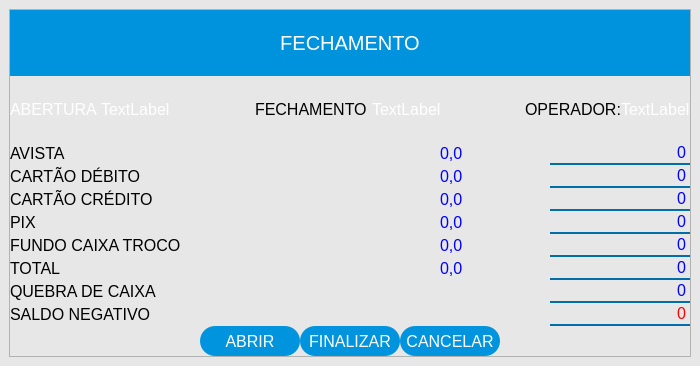
<?xml version="1.0" encoding="UTF-8"?>
<ui version="4.0">
 <class>MainWindow</class>
 <widget class="QMainWindow" name="MainWindow">
  <property name="geometry">
   <rect>
    <x>0</x>
    <y>0</y>
    <width>700</width>
    <height>366</height>
   </rect>
  </property>
  <property name="minimumSize">
   <size>
    <width>700</width>
    <height>366</height>
   </size>
  </property>
  <property name="maximumSize">
   <size>
    <width>700</width>
    <height>366</height>
   </size>
  </property>
  <property name="windowTitle">
   <string>FECHAMENTO</string>
  </property>
  <property name="styleSheet">
   <string notr="true">background-color: rgb(231, 231, 231);</string>
  </property>
  <widget class="QWidget" name="centralwidget">
   <layout class="QGridLayout" name="gridLayout">
    <item row="0" column="0">
     <widget class="QFrame" name="frm_fecha">
      <property name="styleSheet">
       <string notr="true">background-color: rgb(231, 231, 231);
QFrame{

}
QLabel{

background-color: #000000ff;
color: rgb(255, 255, 255);

}
QLineEdit{
border: 0px;
color: rgb(255, 255, 255);
border-bottom: 2px solid  rgb(0, 111, 167);

}
QPushButton{
background-color: rgb(0, 32, 49);
border-radius: 15px;
color: rgb(255, 255, 255);
font: 77 10pt &quot;Arial Black&quot;;
}
QPushButton:hover{
background-color:white;
border-radius: 15px;
color: rgb(0, 0, 0);
font: 77 10pt &quot;Arial Black&quot;;
}
QTableWidget{
background-color: rgb(255, 255, 255);
color: rgb(0, 0, 0);
gridline-color: rgb(0, 111, 167);

color: #000000;
}
QHeaderView::section{
background-color: rgb(0, 111, 167);
border: 1px solid rgb(0, 0, 0);

}
QTableWidget QTableCornerButton::section{
background-color: rgb(0, 0, 0);
border: 1px solid rgb(0,111, 167);
}</string>
      </property>
      <property name="frameShape">
       <enum>QFrame::StyledPanel</enum>
      </property>
      <property name="frameShadow">
       <enum>QFrame::Raised</enum>
      </property>
      <layout class="QGridLayout" name="gridLayout_31">
       <property name="leftMargin">
        <number>0</number>
       </property>
       <property name="topMargin">
        <number>0</number>
       </property>
       <property name="rightMargin">
        <number>0</number>
       </property>
       <property name="bottomMargin">
        <number>0</number>
       </property>
       <property name="spacing">
        <number>0</number>
       </property>
       <item row="0" column="0">
        <layout class="QVBoxLayout" name="verticalLayout_64">
         <item>
          <widget class="QLabel" name="lbl_fechamento_2">
           <property name="font">
            <font>
             <pointsize>15</pointsize>
            </font>
           </property>
           <property name="styleSheet">
            <string notr="true">background-color: rgb(0, 147, 221);</string>
           </property>
           <property name="text">
            <string>FECHAMENTO</string>
           </property>
           <property name="alignment">
            <set>Qt::AlignCenter</set>
           </property>
          </widget>
         </item>
         <item>
          <layout class="QHBoxLayout" name="horizontalLayout_42">
           <item alignment="Qt::AlignLeft">
            <widget class="QLabel" name="label_2">
             <property name="font">
              <font>
               <pointsize>12</pointsize>
              </font>
             </property>
             <property name="text">
              <string>ABERTURA </string>
             </property>
            </widget>
           </item>
           <item alignment="Qt::AlignLeft">
            <widget class="QLabel" name="lbl_fec_dabertura">
             <property name="font">
              <font>
               <pointsize>12</pointsize>
              </font>
             </property>
             <property name="text">
              <string>TextLabel</string>
             </property>
            </widget>
           </item>
           <item>
            <spacer name="horizontalSpacer">
             <property name="orientation">
              <enum>Qt::Horizontal</enum>
             </property>
             <property name="sizeHint" stdset="0">
              <size>
               <width>40</width>
               <height>20</height>
              </size>
             </property>
            </spacer>
           </item>
           <item alignment="Qt::AlignLeft">
            <widget class="QLabel" name="label_96">
             <property name="font">
              <font>
               <pointsize>12</pointsize>
              </font>
             </property>
             <property name="styleSheet">
              <string notr="true">color: rgb(0, 0, 0);</string>
             </property>
             <property name="text">
              <string>FECHAMENTO </string>
             </property>
            </widget>
           </item>
           <item alignment="Qt::AlignLeft">
            <widget class="QLabel" name="lbl_fec_data_2">
             <property name="font">
              <font>
               <pointsize>12</pointsize>
              </font>
             </property>
             <property name="text">
              <string>TextLabel</string>
             </property>
            </widget>
           </item>
           <item>
            <spacer name="horizontalSpacer_2">
             <property name="orientation">
              <enum>Qt::Horizontal</enum>
             </property>
             <property name="sizeHint" stdset="0">
              <size>
               <width>40</width>
               <height>20</height>
              </size>
             </property>
            </spacer>
           </item>
           <item alignment="Qt::AlignLeft">
            <widget class="QLabel" name="label_98">
             <property name="font">
              <font>
               <pointsize>12</pointsize>
              </font>
             </property>
             <property name="styleSheet">
              <string notr="true">color: rgb(0, 0, 0);</string>
             </property>
             <property name="text">
              <string>OPERADOR:</string>
             </property>
            </widget>
           </item>
           <item alignment="Qt::AlignLeft">
            <widget class="QLabel" name="lbl_fec_operador_2">
             <property name="font">
              <font>
               <pointsize>12</pointsize>
              </font>
             </property>
             <property name="text">
              <string>TextLabel</string>
             </property>
            </widget>
           </item>
          </layout>
         </item>
         <item>
          <layout class="QHBoxLayout" name="horizontalLayout_45">
           <item>
            <layout class="QVBoxLayout" name="verticalLayout_65">
             <item>
              <widget class="QLabel" name="label_99">
               <property name="font">
                <font>
                 <pointsize>12</pointsize>
                </font>
               </property>
               <property name="styleSheet">
                <string notr="true">color: rgb(0, 0, 0);
</string>
               </property>
               <property name="text">
                <string>AVISTA</string>
               </property>
              </widget>
             </item>
             <item>
              <widget class="QLabel" name="label_100">
               <property name="font">
                <font>
                 <pointsize>12</pointsize>
                </font>
               </property>
               <property name="styleSheet">
                <string notr="true">color: rgb(0, 0, 0);</string>
               </property>
               <property name="text">
                <string>CARTÃO DÉBITO</string>
               </property>
              </widget>
             </item>
             <item>
              <widget class="QLabel" name="label_101">
               <property name="font">
                <font>
                 <pointsize>12</pointsize>
                </font>
               </property>
               <property name="styleSheet">
                <string notr="true">color: rgb(0, 0, 0);</string>
               </property>
               <property name="text">
                <string>CARTÃO CRÉDITO</string>
               </property>
              </widget>
             </item>
             <item>
              <widget class="QLabel" name="label_102">
               <property name="font">
                <font>
                 <pointsize>12</pointsize>
                </font>
               </property>
               <property name="styleSheet">
                <string notr="true">color: rgb(0, 0, 0);</string>
               </property>
               <property name="text">
                <string>PIX</string>
               </property>
              </widget>
             </item>
             <item>
              <widget class="QLabel" name="label_104">
               <property name="font">
                <font>
                 <pointsize>12</pointsize>
                </font>
               </property>
               <property name="styleSheet">
                <string notr="true">color: rgb(0, 0, 0);</string>
               </property>
               <property name="text">
                <string>FUNDO CAIXA TROCO</string>
               </property>
              </widget>
             </item>
             <item>
              <widget class="QLabel" name="label_105">
               <property name="font">
                <font>
                 <pointsize>12</pointsize>
                </font>
               </property>
               <property name="styleSheet">
                <string notr="true">color: rgb(0, 0, 0);</string>
               </property>
               <property name="text">
                <string>TOTAL</string>
               </property>
              </widget>
             </item>
             <item>
              <widget class="QLabel" name="label_106">
               <property name="font">
                <font>
                 <pointsize>12</pointsize>
                </font>
               </property>
               <property name="styleSheet">
                <string notr="true">color: rgb(0, 0, 0);</string>
               </property>
               <property name="text">
                <string>QUEBRA DE CAIXA</string>
               </property>
              </widget>
             </item>
             <item>
              <widget class="QLabel" name="label_107">
               <property name="font">
                <font>
                 <pointsize>12</pointsize>
                </font>
               </property>
               <property name="styleSheet">
                <string notr="true">color: rgb(0, 0, 0);</string>
               </property>
               <property name="text">
                <string>SALDO NEGATIVO</string>
               </property>
              </widget>
             </item>
            </layout>
           </item>
           <item>
            <layout class="QVBoxLayout" name="verticalLayout_60">
             <item alignment="Qt::AlignRight">
              <widget class="QLabel" name="lbl_fec_avista_2">
               <property name="font">
                <font>
                 <pointsize>12</pointsize>
                </font>
               </property>
               <property name="styleSheet">
                <string notr="true">
color: rgb(0, 0, 255);</string>
               </property>
               <property name="text">
                <string>0,0</string>
               </property>
              </widget>
             </item>
             <item alignment="Qt::AlignRight">
              <widget class="QLabel" name="lbl_fec_debito_2">
               <property name="font">
                <font>
                 <pointsize>12</pointsize>
                </font>
               </property>
               <property name="styleSheet">
                <string notr="true">color: rgb(0, 0, 255);</string>
               </property>
               <property name="text">
                <string>0,0</string>
               </property>
              </widget>
             </item>
             <item alignment="Qt::AlignRight">
              <widget class="QLabel" name="lbl_fec_credito_2">
               <property name="font">
                <font>
                 <pointsize>12</pointsize>
                </font>
               </property>
               <property name="styleSheet">
                <string notr="true">color: rgb(0, 0, 255);</string>
               </property>
               <property name="text">
                <string>0,0</string>
               </property>
              </widget>
             </item>
             <item alignment="Qt::AlignRight">
              <widget class="QLabel" name="lbl_fec_pix_2">
               <property name="font">
                <font>
                 <pointsize>12</pointsize>
                </font>
               </property>
               <property name="styleSheet">
                <string notr="true">color: rgb(0, 0, 255);</string>
               </property>
               <property name="text">
                <string>0,0</string>
               </property>
              </widget>
             </item>
             <item alignment="Qt::AlignRight">
              <widget class="QLabel" name="lbl_fec_fundo_2">
               <property name="font">
                <font>
                 <pointsize>12</pointsize>
                </font>
               </property>
               <property name="styleSheet">
                <string notr="true">color: rgb(0, 0, 255);</string>
               </property>
               <property name="text">
                <string>0,0</string>
               </property>
              </widget>
             </item>
             <item alignment="Qt::AlignRight">
              <widget class="QLabel" name="lbl_fec_total_2">
               <property name="font">
                <font>
                 <pointsize>12</pointsize>
                </font>
               </property>
               <property name="styleSheet">
                <string notr="true">color: rgb(0, 0, 255);</string>
               </property>
               <property name="text">
                <string>0,0</string>
               </property>
              </widget>
             </item>
             <item alignment="Qt::AlignRight">
              <widget class="QLabel" name="lbl_fec_quebra_2">
               <property name="font">
                <font>
                 <pointsize>12</pointsize>
                </font>
               </property>
               <property name="styleSheet">
                <string notr="true">color: rgb(0, 0, 255);</string>
               </property>
               <property name="text">
                <string/>
               </property>
              </widget>
             </item>
             <item alignment="Qt::AlignRight">
              <widget class="QLabel" name="lbl_fec_negativo_2">
               <property name="font">
                <font>
                 <pointsize>12</pointsize>
                </font>
               </property>
               <property name="styleSheet">
                <string notr="true">color: rgb(255, 0, 0);</string>
               </property>
               <property name="text">
                <string/>
               </property>
              </widget>
             </item>
            </layout>
           </item>
           <item>
            <layout class="QVBoxLayout" name="verticalLayout_66">
             <item alignment="Qt::AlignRight">
              <widget class="QLineEdit" name="txt_fec_avista_2">
               <property name="font">
                <font>
                 <pointsize>12</pointsize>
                </font>
               </property>
               <property name="styleSheet">
                <string notr="true">color: rgb(0, 0, 255);</string>
               </property>
               <property name="text">
                <string>0</string>
               </property>
               <property name="alignment">
                <set>Qt::AlignRight|Qt::AlignTrailing|Qt::AlignVCenter</set>
               </property>
              </widget>
             </item>
             <item alignment="Qt::AlignRight">
              <widget class="QLineEdit" name="txt_fec_debito_2">
               <property name="font">
                <font>
                 <pointsize>12</pointsize>
                </font>
               </property>
               <property name="styleSheet">
                <string notr="true">color: rgb(0, 0, 255);</string>
               </property>
               <property name="text">
                <string>0</string>
               </property>
               <property name="alignment">
                <set>Qt::AlignRight|Qt::AlignTrailing|Qt::AlignVCenter</set>
               </property>
              </widget>
             </item>
             <item alignment="Qt::AlignRight">
              <widget class="QLineEdit" name="txt_fec_credito_2">
               <property name="font">
                <font>
                 <pointsize>12</pointsize>
                </font>
               </property>
               <property name="styleSheet">
                <string notr="true">color: rgb(0, 0, 255);</string>
               </property>
               <property name="text">
                <string>0</string>
               </property>
               <property name="alignment">
                <set>Qt::AlignRight|Qt::AlignTrailing|Qt::AlignVCenter</set>
               </property>
              </widget>
             </item>
             <item alignment="Qt::AlignRight">
              <widget class="QLineEdit" name="txt_fec_pix_2">
               <property name="font">
                <font>
                 <pointsize>12</pointsize>
                </font>
               </property>
               <property name="styleSheet">
                <string notr="true">color: rgb(0, 0, 255);</string>
               </property>
               <property name="text">
                <string>0</string>
               </property>
               <property name="alignment">
                <set>Qt::AlignRight|Qt::AlignTrailing|Qt::AlignVCenter</set>
               </property>
              </widget>
             </item>
             <item alignment="Qt::AlignRight">
              <widget class="QLineEdit" name="txt_fec_fundo_2">
               <property name="font">
                <font>
                 <pointsize>12</pointsize>
                </font>
               </property>
               <property name="styleSheet">
                <string notr="true">color: rgb(0, 0, 255);</string>
               </property>
               <property name="text">
                <string>0</string>
               </property>
               <property name="alignment">
                <set>Qt::AlignRight|Qt::AlignTrailing|Qt::AlignVCenter</set>
               </property>
              </widget>
             </item>
             <item alignment="Qt::AlignRight">
              <widget class="QLineEdit" name="txt_fec_total_2">
               <property name="font">
                <font>
                 <pointsize>12</pointsize>
                </font>
               </property>
               <property name="styleSheet">
                <string notr="true">color: rgb(0, 0, 255);</string>
               </property>
               <property name="text">
                <string>0</string>
               </property>
               <property name="alignment">
                <set>Qt::AlignRight|Qt::AlignTrailing|Qt::AlignVCenter</set>
               </property>
              </widget>
             </item>
             <item alignment="Qt::AlignRight">
              <widget class="QLineEdit" name="txt_fec_quebra_2">
               <property name="font">
                <font>
                 <pointsize>12</pointsize>
                </font>
               </property>
               <property name="styleSheet">
                <string notr="true">color: rgb(0, 0, 255);</string>
               </property>
               <property name="text">
                <string>0</string>
               </property>
               <property name="alignment">
                <set>Qt::AlignRight|Qt::AlignTrailing|Qt::AlignVCenter</set>
               </property>
              </widget>
             </item>
             <item alignment="Qt::AlignRight">
              <widget class="QLineEdit" name="txt_fec_negativo_2">
               <property name="font">
                <font>
                 <pointsize>12</pointsize>
                </font>
               </property>
               <property name="styleSheet">
                <string notr="true">color: rgb(255, 0, 0);</string>
               </property>
               <property name="text">
                <string>0</string>
               </property>
               <property name="alignment">
                <set>Qt::AlignRight|Qt::AlignTrailing|Qt::AlignVCenter</set>
               </property>
              </widget>
             </item>
            </layout>
           </item>
          </layout>
         </item>
         <item>
          <layout class="QHBoxLayout" name="horizontalLayout_46">
           <item>
            <spacer name="horizontalSpacer_19">
             <property name="orientation">
              <enum>Qt::Horizontal</enum>
             </property>
             <property name="sizeHint" stdset="0">
              <size>
               <width>40</width>
               <height>20</height>
              </size>
             </property>
            </spacer>
           </item>
           <item>
            <widget class="QPushButton" name="btn_fec_abrir_2">
             <property name="minimumSize">
              <size>
               <width>100</width>
               <height>30</height>
              </size>
             </property>
             <property name="font">
              <font>
               <pointsize>12</pointsize>
              </font>
             </property>
             <property name="styleSheet">
              <string notr="true">background-color: rgb(0, 148, 222);</string>
             </property>
             <property name="text">
              <string>ABRIR</string>
             </property>
            </widget>
           </item>
           <item>
            <layout class="QHBoxLayout" name="horizontalLayout_47">
             <item>
              <widget class="QPushButton" name="btn_fec_fechar_2">
               <property name="minimumSize">
                <size>
                 <width>100</width>
                 <height>30</height>
                </size>
               </property>
               <property name="font">
                <font>
                 <pointsize>12</pointsize>
                </font>
               </property>
               <property name="cursor">
                <cursorShape>PointingHandCursor</cursorShape>
               </property>
               <property name="styleSheet">
                <string notr="true">background-color: rgb(0, 148, 222);</string>
               </property>
               <property name="text">
                <string>FINALIZAR</string>
               </property>
              </widget>
             </item>
             <item>
              <widget class="QPushButton" name="btn_fec_cancelar_2">
               <property name="minimumSize">
                <size>
                 <width>100</width>
                 <height>30</height>
                </size>
               </property>
               <property name="font">
                <font>
                 <pointsize>12</pointsize>
                </font>
               </property>
               <property name="cursor">
                <cursorShape>PointingHandCursor</cursorShape>
               </property>
               <property name="styleSheet">
                <string notr="true">background-color: rgb(0, 148, 222);</string>
               </property>
               <property name="text">
                <string>CANCELAR</string>
               </property>
              </widget>
             </item>
            </layout>
           </item>
           <item>
            <spacer name="horizontalSpacer_20">
             <property name="orientation">
              <enum>Qt::Horizontal</enum>
             </property>
             <property name="sizeHint" stdset="0">
              <size>
               <width>40</width>
               <height>20</height>
              </size>
             </property>
            </spacer>
           </item>
          </layout>
         </item>
        </layout>
       </item>
      </layout>
     </widget>
    </item>
   </layout>
  </widget>
 </widget>
 <resources/>
 <connections/>
</ui>
